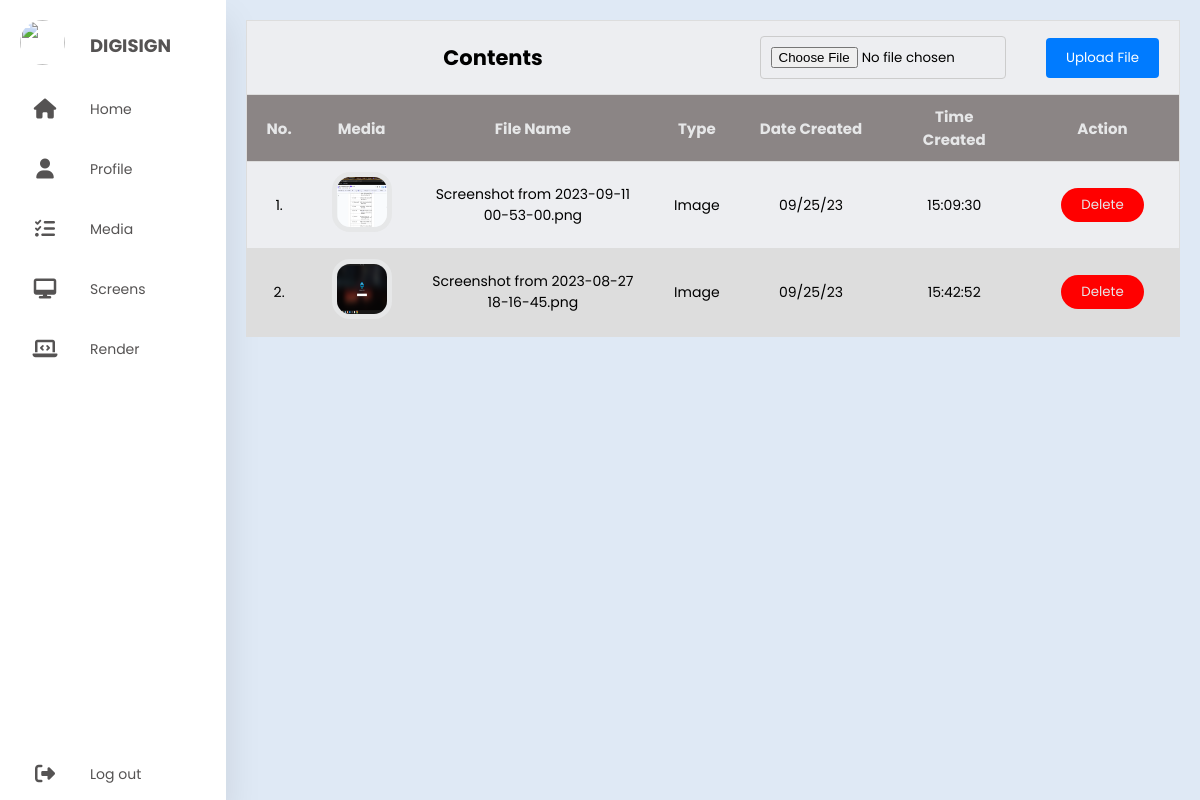
The app's page /media (signed in) with its own data.
### website/models.py (models this page shows)
class Content(db.Model):
    id = db.Column(db.Integer, primary_key = True)
    user_id = db.Column(db.Integer, db.ForeignKey("user.id"))
    name = db.Column(db.String(150))
    file_type = db.Column(db.String(150))
    date_added = db.Column(db.DateTime(timezone=True), default=func.now())
    file_path = db.Column(db.String(10000))

### website/views.py (the view, shortened to what this page needs)
@views.route("/media", methods=["GET", "POST"])
@login_required
def media():
    app = create_app()
    form = UploadFileForm()
    message=""
    return render_template("media.html", user=current_user, form=form, msg=message)

### website/views.py
class UploadFileForm(FlaskForm):
    file = FileField("File", validators=[InputRequired()])
    submit = SubmitField("Upload File")

### website/__init__.py (called while the page is built)
def create_database(app):
    if not path.exists("website/" + DB_NAME):
        db.create_all(app=app)
        print("Database Created!")

def create_app():
    app = Flask(__name__)
    app.config["SECRET_KEY"] = 'weebvefbvobewivbw'
    app.config["SQLALCHEMY_DATABASE_URI"] = f"sqlite:///{DB_NAME}"
    app.config['UPLOAD_FOLDER'] = 'static/userFiles'
    db.init_app(app)
    login_manager = LoginManager()
    login_manager.login_view = "auth.login"     #Redirect to login page if user not logged in
    login_manager.init_app(app)
    from .views import views
    from .auth import auth
    app.register_blueprint(views, url_prefix="/")
    app.register_blueprint(auth, url_prefix="/")
    from .models import User, Content
    create_database(app)
    login_manager = LoginManager()
    login_manager.login_view = "auth.login"     #Redirect to auth.login if user not logged in
    login_manager.init_app(app)
    @login_manager.user_loader
    def load_user(id):
        return User.query.get(int(id))
    return app

### website/templates/media.html (shortened to what this page needs)
{% extends "dashboard.html" %}
{% block style%}
<link rel="stylesheet" href="../static/css/media_style.css" />
<link rel="stylesheet" href="https://cdnjs.cloudflare.com/ajax/libs/font-awesome/4.7.0/css/font-awesome.min.css">
{% endblock %}
{% block content %}
<div class="header_fixed">
    <table>
        <thead>
            <form method='POST' enctype='multipart/form-data'>
                <tr>
                    <td colspan="4"><h1>Contents</h1></th>
                    <td colspan="2">{{form.file(class="form-control")}} {{msg}}</th>
                    <td>{{form.submit(class="btn btn-success")}}</th>
                </tr>
            </form>
            <tr>
                <th>No.</th>
                <th>Media</th>
                <th>File Name</th>
                <th>Type</th>
                <th>Date Created</th>
                <th>Time Created</th>
                <th>Action</th>
            </tr>
        </thead>
        {% for content in user.contents %}
        <tr>
            <td>
                {{ loop.index }}.
            </td>
            <td>
                {%if content.file_type == "Image"%}
                <img src="{{ content.file_path }}" width="100" height="100" alt="404">
                {%elif content.file_type == "Audio"%}
                <audio controls>
                    <source src="{{content.file_path}}" type="audio/mpeg">
                </audio>
                {%elif content.file_type == "Video"%}
                <video width="100" height="100" controls>
                <source src="{{content.file_path}}" type="video/mp4">
                </video>
            {%endif%}
            </td>
            <td>
                {{content.name}}
            </td>
            <td>
                {{content.file_type}}
            </td>
            <td>
                {{content.date_added.strftime("%x")}}
            </td>
            <td>
                {{content.date_added.strftime("%X")}}
            </td>
            <td>
                <button type="button" onClick="confirmDelete( {{ content.id }} )">
                Delete
                </button>
            </td>
        </tr>
        {% endfor %}
    </table>
</div>
{% endblock %}

### website/templates/dashboard.html (shortened to what this page needs)
<!DOCTYPE html>
<html lang="en">
<head>
  <link rel="stylesheet" href="../static/css/base_style.css" />
  <link rel="stylesheet" href="https://cdnjs.cloudflare.com/ajax/libs/font-awesome/6.4.2/css/all.min.css"/>
  {%block style%} {% endblock %}
</head>
<body>
  <div class="container">
    <nav>
      <ul>
        <li><a href="/" class="logo">
          <img src="../static/media/logo.jpg" alt="">
          <span class="nav-item">DigiSign</span>
        </a></li>
        <li><a href="/">
          <i class="fas fa-home"></i>
          <span class="nav-item">Home</span>
        </a></li>
        <li><a href="/profile" id="profile">
          <i class="fas fa-user"></i>
          <span class="nav-item">Profile</span>
        </a></li>
        <li><a id="media" href="/media">
          <i class="fas fa-tasks"></i>
          <span class="nav-item">Media</span>
        </a></li>
        <li><a href="/screens" id="screens">
          <i class="fas fa-desktop"></i>
          <span class="nav-item">Screens</span>
        </a></li>
        <li><a href="/render" id="render">
          <i class="fas fa-laptop-code"></i>
          <span class="nav-item">Render</span>
        </a></li>
        <li><a href="/logout" id="logout" class="logout">
          <i class="fas fa-sign-out-alt"></i>
          <span class="nav-item">Log out</span>
        </a></li>
      </ul>
    </nav>
    <section class="main">
      {% block content %}{% endblock %}
    </section>
  </div>
</body>
</html>

### website/static/css/base_style.css (style rules this page uses)
* { margin: 0; padding: 0; outline: none; border: none; text-decoration: none; box-sizing: border-box; font-family: "Poppins", sans-serif; }
body { background: #dfe9f5; }
.container { display: flex; }
nav { position: sticky; top: 0; bottom: 0; height: 100vh; left: 0; background: #fff; width: 280px; overflow: hidden; box-shadow: 0 20px 35px rgba(0, 0, 0, 0.1); }
.logo { text-align: center; display: flex; margin: 10px 0 0 10px; }
.logo img { width: 45px; height: 45px; border-radius: 50%; }
.logo span { font-weight: bold; padding-left: 15px; font-size: 18px; text-transform: uppercase; }
a { position: relative; color: rgb(85, 83, 83); font-size: 14px; display: table; width: 280px; padding: 10px; }
nav .fas { position: relative; width: 70px; height: 40px; top: 14px; font-size: 20px; text-align: center; }
.nav-item { position: relative; top: 12px; margin-left: 10px; }
.logout { position: absolute; bottom: 0; }
.main { position: relative; padding: 20px; width: 100%; }

### website/static/css/media_style.css (style rules this page uses)
table { width: 100%; border-collapse: collapse; height: 50px; text-align: center; }
.header_fixed { max-height: 100vh; width: 100%; overflow: auto; border: 1px solid #dddddd; }
.header_fixed thead th { position: sticky; top: 10px; background-color: rgb(139, 133, 133); color: #e6e7e8; font-size: 15px; }
th, td { border-bottom: 1px solid #dddddd; padding: 10px 20px; font-size: 14px; height: 30px; }
td img { height: 60px; width: 60px; border-radius: 30%; border: 5px solid #e6e7e8; }
tr:nth-child(even) { background-color: #dddddd; }
tr:nth-child(odd) { background-color: #edeef1; }
td button { border: none; padding: 7px 20px; border-radius: 20px; background-color: red; color: #e6e7e8; }
.form-control { width: 100%; padding: 10px; margin: 5px 0; border: 1px solid #ccc; border-radius: 4px; }
.btn { background-color: #007bff; color: #fff; border: none; padding: 10px 20px; border-radius: 4px; cursor: pointer; }

### records on screen
Content: file_path (picture), name "Screenshot from 2023-09-11 00-53-00.png", file_type "Image", date_added "09/25/23", date_added "15:09:30"
Content: file_path (picture), name "Screenshot from 2023-08-27 18-16-45.png", file_type "Image", date_added "09/25/23", date_added "15:42:52"
